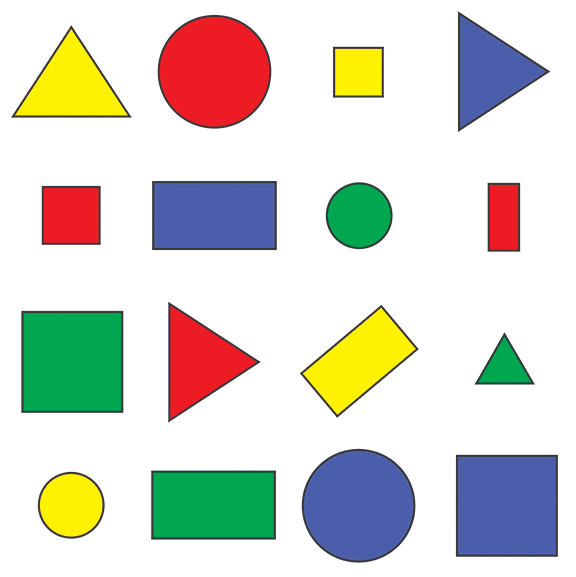
#> input picture CVZone Project/Resources/shapes.png, 576 x 577 px, given in place of the camera
$ python stack_images.py
#> lines starting #> are read from the running program, lines starting #| are printed output that depends on the picture
# Import the OpenCV library
import cv2
import cvzone

# Create a VideoCapture object to access the default camera (camera index 0)
cap = cv2.VideoCapture(0)

# Infinite loop to continuously capture frames from the camera
while True:
    # Read a frame from the camera, 'success' indicates if the frame is captured successfully
    success, img = cap.read()
#> img is the input picture: shape (577, 576, 3); mean B, G, R 205.1, 214.3, 214.2

    # Convert the color of the image to grayscale
    imgGray = cv2.cvtColor(img, cv2.COLOR_BGR2GRAY)
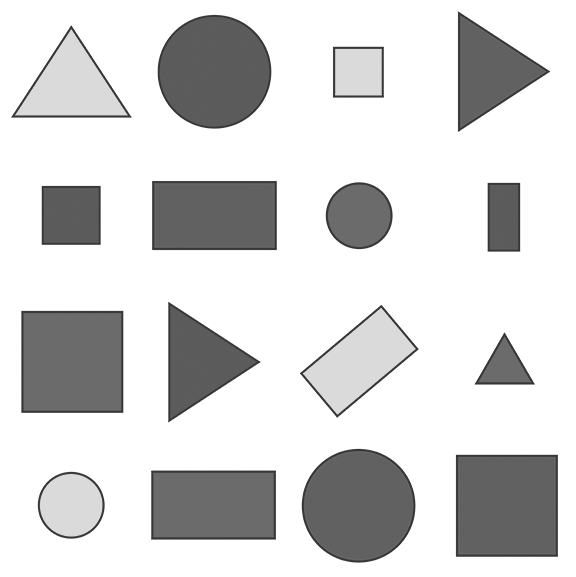
#> imgGray: shape (577, 576); min 54, max 255, mean 213.2

    # Resize the image to 10% of its original size
    imgSmall = cv2.resize(img, (0, 0), None, 0.1, 0.1)
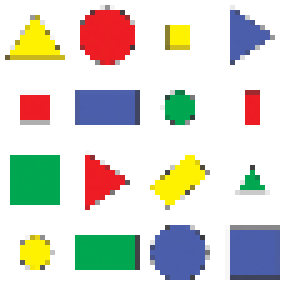
#> imgSmall: shape (58, 58, 3) (shown 5 times larger); mean B, G, R 205.9, 215.1, 214.9

    # Resize the image to 3 times its original size
    imgBig = cv2.resize(img, (0, 0), None, 3, 3)

    # Apply Canny edge detection to the grayscale image
    imgCanny = cv2.Canny(imgGray, 50, 150)
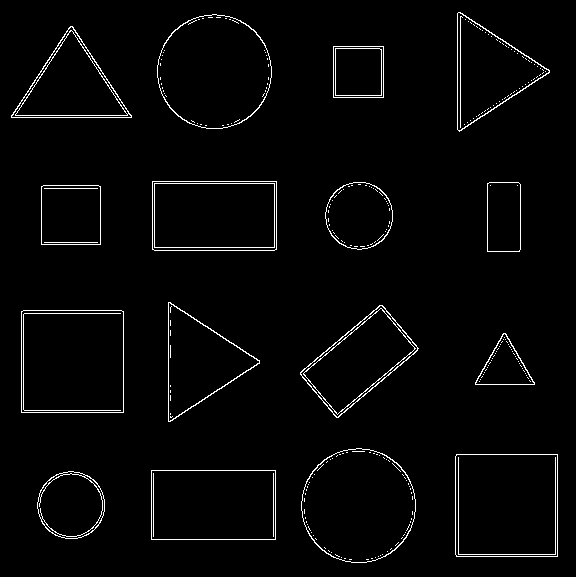
#> imgCanny: shape (577, 576); 2.5% white in thin lines or dots

    # Convert the color of the image to HSV
    imgHSV = cv2.cvtColor(img, cv2.COLOR_BGR2HSV)
#> imgHSV: shape (577, 576, 3); mean H, S, V 31.4, 56.1, 234.3

    # Create a list of images for display
    imgList = [img, imgGray, imgCanny, imgSmall, imgBig, imgHSV]

    # Stack the images horizontally with a 3-pixel gap and a scale factor of 0.7
    stackImages = cvzone.stackImages(imgList, 3, 0.7)
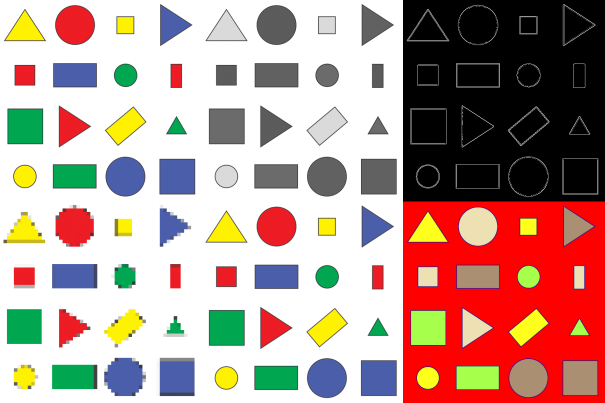
#> stackImages: shape (806, 1209, 3) (shown at 1/2 size); mean of channels 0, 1, 2 144.5, 153.2, 182.8; drawn as B, G, R

    # Display the stacked images in a window titled "Stacked Images"
    cv2.imshow("Stacked Images", stackImages)

    # Wait for a key press for 1 millisecond (cv2.waitKey(1)) and continue the loop
    cv2.waitKey(1)
